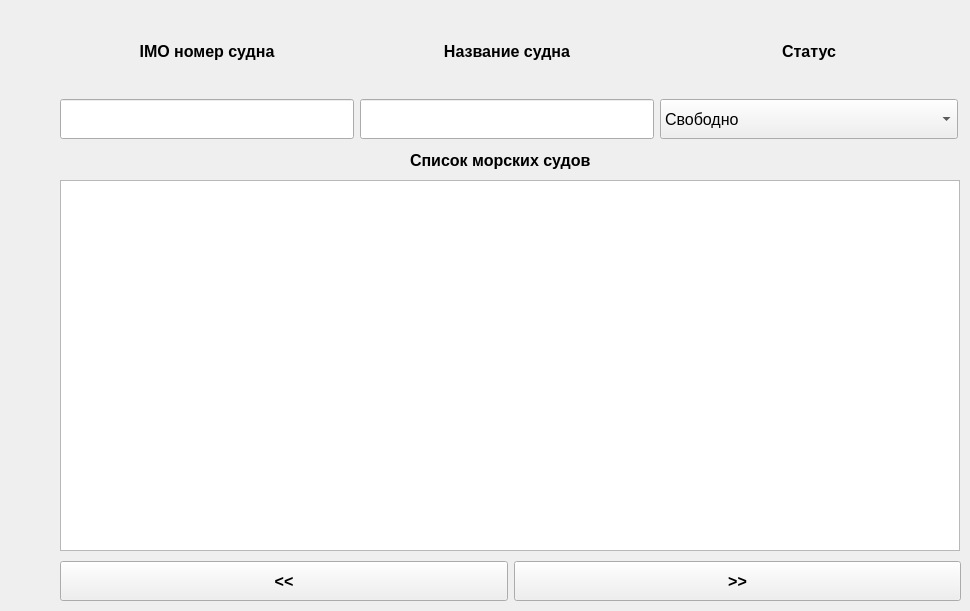
    <widget class="QWidget" name="tab_3">
     <attribute name="title">
      <string>Список морских судов</string>
     </attribute>
     <widget class="QWidget" name="gridLayoutWidget_4">
      <property name="geometry">
       <rect>
        <x>60</x>
        <y>10</y>
        <width>898</width>
        <height>129</height>
       </rect>
      </property>
      <layout class="QGridLayout" name="gridLayout_4">
       <item row="1" column="1">
        <widget class="QLineEdit" name="ship_name_filter_edit">
         <property name="sizePolicy">
          <sizepolicy hsizetype="Fixed" vsizetype="Fixed">
           <horstretch>0</horstretch>
           <verstretch>0</verstretch>
          </sizepolicy>
         </property>
         <property name="minimumSize">
          <size>
           <width>294</width>
           <height>40</height>
          </size>
         </property>
         <property name="font">
          <font>
           <pointsize>12</pointsize>
          </font>
         </property>
        </widget>
       </item>
       <item row="1" column="0">
        <widget class="QLineEdit" name="IMO_filter_edit">
         <property name="sizePolicy">
          <sizepolicy hsizetype="Fixed" vsizetype="Fixed">
           <horstretch>0</horstretch>
           <verstretch>0</verstretch>
          </sizepolicy>
         </property>
         <property name="minimumSize">
          <size>
           <width>294</width>
           <height>40</height>
          </size>
         </property>
         <property name="font">
          <font>
           <pointsize>12</pointsize>
          </font>
         </property>
        </widget>
       </item>
       <item row="0" column="0">
        <widget class="QLabel" name="IMO_filter_label">
         <property name="minimumSize">
          <size>
           <width>294</width>
           <height>80</height>
          </size>
         </property>
         <property name="font">
          <font>
           <pointsize>12</pointsize>
           <bold>true</bold>
          </font>
         </property>
         <property name="text">
          <string>IMO номер судна</string>
         </property>
         <property name="alignment">
          <set>Qt::AlignmentFlag::AlignCenter</set>
         </property>
        </widget>
       </item>
       <item row="0" column="1">
        <widget class="QLabel" name="ship_name_filter_label">
         <property name="minimumSize">
          <size>
           <width>294</width>
           <height>80</height>
          </size>
         </property>
         <property name="font">
          <font>
           <pointsize>12</pointsize>
           <bold>true</bold>
          </font>
         </property>
         <property name="text">
          <string>Название судна</string>
         </property>
         <property name="alignment">
          <set>Qt::AlignmentFlag::AlignCenter</set>
         </property>
        </widget>
       </item>
       <item row="1" column="2">
        <widget class="QComboBox" name="ship_status_filter_box">
         <property name="minimumSize">
          <size>
           <width>294</width>
           <height>40</height>
          </size>
         </property>
         <property name="font">
          <font>
           <pointsize>12</pointsize>
          </font>
         </property>
         <item>
          <property name="text">
           <string>Свободно</string>
          </property>
         </item>
         <item>
          <property name="text">
           <string>Обрабатывается</string>
          </property>
         </item>
         <item>
          <property name="text">
           <string>Погрузка</string>
          </property>
         </item>
         <item>
          <property name="text">
           <string>Уплыло</string>
          </property>
         </item>
        </widget>
       </item>
       <item row="0" column="2">
        <widget class="QLabel" name="ship_status_filter_label">
         <property name="minimumSize">
          <size>
           <width>294</width>
           <height>80</height>
          </size>
         </property>
         <property name="font">
          <font>
           <pointsize>12</pointsize>
           <bold>true</bold>
          </font>
         </property>
         <property name="text">
          <string>Статус</string>
         </property>
         <property name="alignment">
          <set>Qt::AlignmentFlag::AlignCenter</set>
         </property>
        </widget>
       </item>
      </layout>
     </widget>
     <widget class="QTableView" name="ship_table">
      <property name="geometry">
       <rect>
        <x>60</x>
        <y>180</y>
        <width>900</width>
        <height>371</height>
       </rect>
      </property>
      <property name="font">
       <font>
        <pointsize>12</pointsize>
       </font>
      </property>
      <property name="sortingEnabled">
       <bool>true</bool>
      </property>
      <attribute name="horizontalHeaderCascadingSectionResizes">
       <bool>false</bool>
      </attribute>
      <attribute name="horizontalHeaderDefaultSectionSize">
       <number>299</number>
      </attribute>
     </widget>
     <widget class="QWidget" name="horizontalLayoutWidget_9">
      <property name="geometry">
       <rect>
        <x>60</x>
        <y>560</y>
        <width>901</width>
        <height>42</height>
       </rect>
      </property>
      <layout class="QHBoxLayout" name="horizontalLayout_131">
       <item>
        <widget class="QPushButton" name="ship_left_button">
         <property name="minimumSize">
          <size>
           <width>0</width>
           <height>40</height>
          </size>
         </property>
         <property name="font">
          <font>
           <pointsize>12</pointsize>
           <bold>true</bold>
          </font>
         </property>
         <property name="text">
          <string>&lt;&lt;</string>
         </property>
        </widget>
       </item>
       <item>
        <widget class="QPushButton" name="ship_right_button">
         <property name="minimumSize">
          <size>
           <width>0</width>
           <height>40</height>
          </size>
         </property>
         <property name="font">
          <font>
           <pointsize>12</pointsize>
           <bold>true</bold>
          </font>
         </property>
         <property name="text">
          <string>&gt;&gt;</string>
         </property>
        </widget>
       </item>
      </layout>
     </widget>
     <widget class="QLabel" name="ship_table_title_label">
      <property name="geometry">
       <rect>
        <x>410</x>
        <y>140</y>
        <width>231</width>
        <height>40</height>
       </rect>
      </property>
      <property name="minimumSize">
       <size>
        <width>0</width>
        <height>40</height>
       </size>
      </property>
      <property name="font">
       <font>
        <pointsize>12</pointsize>
        <bold>true</bold>
       </font>
      </property>
      <property name="text">
       <string>Список морских судов</string>
      </property>
     </widget>
    </widget>
